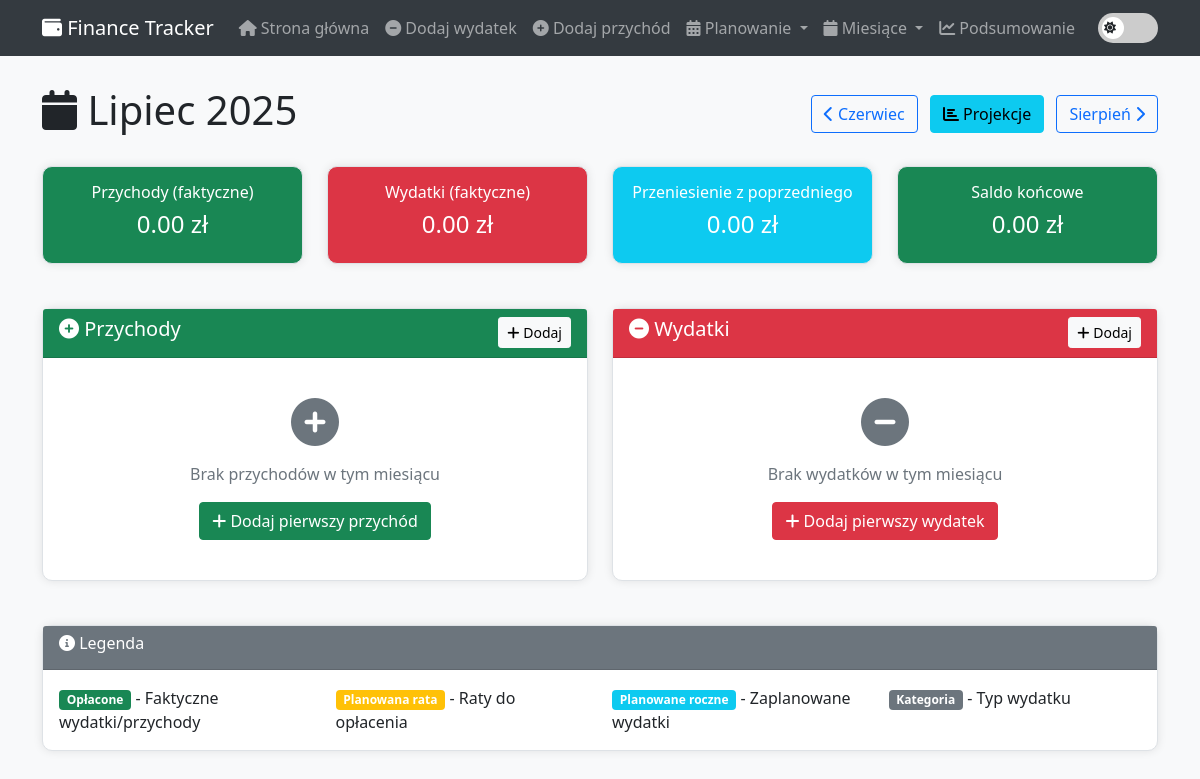
The app's page /month/2025/7, older data.
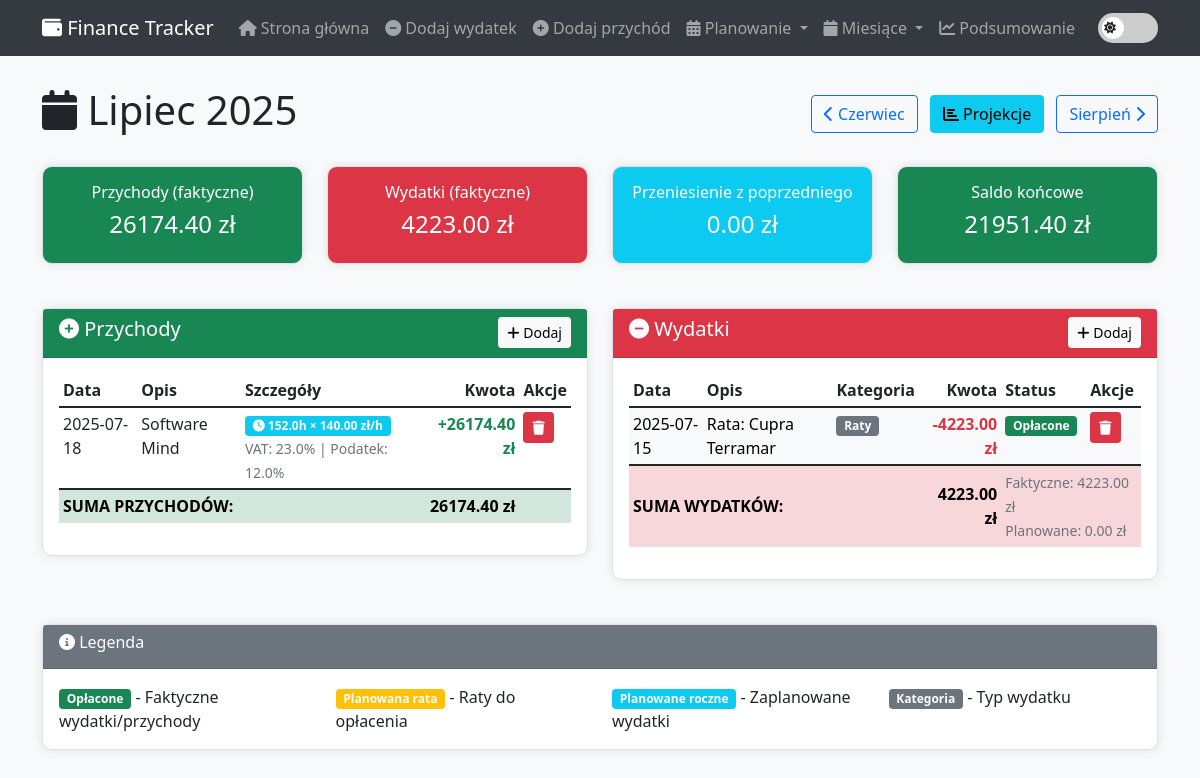
The same page, newer data.
### tables this page shows
CREATE TABLE income (
            id INTEGER PRIMARY KEY AUTOINCREMENT,
            description TEXT NOT NULL,
            amount REAL NOT NULL,
            date TEXT NOT NULL,
            hours REAL,
            hourly_rate REAL,
            vat_rate REAL DEFAULT 23.0,
            tax_rate REAL DEFAULT 12.0,
            created_at TEXT DEFAULT CURRENT_TIMESTAMP
        );

CREATE TABLE expenses (
            id INTEGER PRIMARY KEY AUTOINCREMENT,
            description TEXT NOT NULL,
            amount REAL NOT NULL,
            category TEXT,
            date TEXT NOT NULL,
            is_recurring BOOLEAN DEFAULT 0,
            recurring_months INTEGER DEFAULT 1,
            created_at TEXT DEFAULT CURRENT_TIMESTAMP
        );

### app.py (the view, shortened to what this page needs)
@app.route('/month/<int:year>/<int:month>')
def month_detail(year, month):
    conn = get_db_connection()
    month_start = f"{year}-{month:02d}-01"
    if month == 12:
        next_month_start = f"{year+1}-01-01"
    else:
        next_month_start = f"{year}-{month+1:02d}-01"
    actual_income = conn.execute('''
        SELECT *, 'actual' as source FROM income
        WHERE date >= ? AND date < ?
        ORDER BY date
    ''', (month_start, next_month_start)).fetchall()
    actual_expenses = conn.execute('''
        SELECT *, 'actual' as source FROM expenses
        WHERE date >= ? AND date < ?
        ORDER BY date
    ''', (month_start, next_month_start)).fetchall()
    planned_lease_expenses = []
    leases = conn.execute('''
        SELECT * FROM leases
        WHERE installments_paid < total_installments
    ''').fetchall()
    for lease in leases:
        start_date = datetime.strptime(lease['start_date'], '%Y-%m-%d')
        projection_date = datetime(year, month, 1)
        months_diff = (projection_date.year - start_date.year) * 12 + (projection_date.month - start_date.month)
    planned_yearly_expenses = conn.execute('''
        SELECT *, 'yearly_planned' as source FROM yearly_planned
        WHERE is_paid = 0
        AND planned_date >= ? AND planned_date < ?
        ORDER BY planned_date
    ''', (month_start, next_month_start)).fetchall()
    projection = conn.execute('''
        SELECT * FROM monthly_projections WHERE year = ? AND month = ?
    ''', (year, month)).fetchone()
    if month == 1:
        prev_year, prev_month = year - 1, 12
    else:
        prev_year, prev_month = year, month - 1
    prev_projection = conn.execute('''
        SELECT * FROM monthly_projections WHERE year = ? AND month = ?
    ''', (prev_year, prev_month)).fetchone()
    carryover = 0
    if prev_projection:
        carryover = (prev_projection['planned_income'] - prev_projection['planned_expenses'] -
                    (prev_projection['savings_transfer'] or 0))
    total_actual_income = sum(float(item['amount']) for item in actual_income)
    total_actual_expenses = sum(float(item['amount']) for item in actual_expenses)
    total_planned_lease = sum(float(item['amount']) for item in planned_lease_expenses)
    total_planned_yearly = sum(float(item['amount']) for item in planned_yearly_expenses)
    month_names = ['', 'Styczeń', 'Luty', 'Marzec', 'Kwiecień', 'Maj', 'Czerwiec',
                   'Lipiec', 'Sierpień', 'Wrzesień', 'Październik', 'Listopad', 'Grudzień']
    conn.close()
    return render_template('month_detail.html',
                         year=year,
                         month=month,
                         month_name=month_names[month],
                         actual_income=actual_income,
                         actual_expenses=actual_expenses,
                         planned_lease_expenses=planned_lease_expenses,
                         planned_yearly_expenses=planned_yearly_expenses,
                         projection=projection,
                         carryover=carryover,
                         total_actual_income=total_actual_income,
                         total_actual_expenses=total_actual_expenses,
                         total_planned_lease=total_planned_lease,
                         total_planned_yearly=total_planned_yearly)

### templates/month_detail.html (shortened to what this page needs)
{% extends "base.html" %}
{% block content %}
<div class="row">
    <div class="col-md-12">
        <div class="d-flex justify-content-between align-items-center mb-4">
            <h1>
                <i class="fas fa-calendar"></i> {{ month_name }} {{ year }}
            </h1>
            <div>
                {% if month > 1 %}
                    <a href="{{ url_for('month_detail', year=year, month=month-1) }}" class="btn btn-outline-primary">
                        <i class="fas fa-chevron-left"></i> {{ (month_names[month-1] if month > 1 else month_names[12]) }}
                    </a>
                {% else %}
                    <a href="{{ url_for('month_detail', year=year-1, month=12) }}" class="btn btn-outline-primary">
                        <i class="fas fa-chevron-left"></i> Grudzień {{ year-1 }}
                    </a>
                {% endif %}
                <a href="{{ url_for('projections') }}" class="btn btn-info mx-2">
                    <i class="fas fa-chart-bar"></i> Projekcje
                </a>
                {% if month < 12 %}
                    <a href="{{ url_for('month_detail', year=year, month=month+1) }}" class="btn btn-outline-primary">
                        {{ (month_names[month+1] if month < 12 else month_names[1]) }} <i class="fas fa-chevron-right"></i>
                    </a>
                {% else %}
                    <a href="{{ url_for('month_detail', year=year+1, month=1) }}" class="btn btn-outline-primary">
                        Styczeń {{ year+1 }} <i class="fas fa-chevron-right"></i>
                    </a>
                {% endif %}
            </div>
        </div>
    </div>
</div>
<div class="row mb-4">
    <div class="col-md-3">
        <div class="card bg-success text-white">
            <div class="card-body text-center">
                <h6>Przychody (faktyczne)</h6>
                <h4>{{ "%.2f"|format(total_actual_income) }} zł</h4>
            </div>
        </div>
    </div>
    <div class="col-md-3">
        <div class="card bg-danger text-white">
            <div class="card-body text-center">
                <h6>Wydatki (faktyczne)</h6>
                <h4>{{ "%.2f"|format(total_actual_expenses) }} zł</h4>
            </div>
        </div>
    </div>
    <div class="col-md-3">
        <div class="card bg-info text-white">
            <div class="card-body text-center">
                <h6>Przeniesienie z poprzedniego</h6>
                <h4>{{ "%.2f"|format(carryover) }} zł</h4>
            </div>
        </div>
    </div>
    <div class="col-md-3">
        <div class="card {% if (total_actual_income + carryover - total_actual_expenses) >= 0 %}bg-success{% else %}bg-warning{% endif %} text-white">
            <div class="card-body text-center">
                <h6>Saldo końcowe</h6>
                <h4>{{ "%.2f"|format(total_actual_income + carryover - total_actual_expenses) }} zł</h4>
            </div>
        </div>
    </div>
</div>
<div class="row">
    <div class="col-md-6">
        <div class="card">
            <div class="card-header bg-success text-white d-flex justify-content-between align-items-center">
                <h5><i class="fas fa-plus-circle"></i> Przychody</h5>
                <a href="{{ url_for('add_month_income', year=year, month=month) }}" class="btn btn-light btn-sm">
                    <i class="fas fa-plus"></i> Dodaj
                </a>
            </div>
            <div class="card-body">
                {% if actual_income %}
                <div class="table-responsive">
                    <table class="table table-sm">
                        <thead>
                            <tr>
                                <th>Data</th>
                                <th>Opis</th>
                                <th>Szczegóły</th>
                                <th class="text-end">Kwota</th>
                                <th>Akcje</th>
                            </tr>
                        </thead>
                        <tbody>
                            {% for income in actual_income %}
                            <tr>
                                <td>{{ income.date }}</td>
                                <td>{{ income.description }}</td>
                                <td>
                                    {% if income.hours %}
                                        <span class="badge bg-info"
                                              data-bs-toggle="tooltip"
                                              data-bs-placement="top"
                                              title="Brutto: {{ "%.2f"|format(income.hours * income.hourly_rate) }} zł | VAT: {{ "%.2f"|format(income.hours * income.hourly_rate * income.vat_rate / 100) }} zł | Podatek: {{ "%.2f"|format(income.hours * income.hourly_rate * income.tax_rate / 100) }} zł">
                                            <i class="fas fa-clock"></i> {{ income.hours }}h × {{ "%.2f"|format(income.hourly_rate) }} zł/h
                                        </span>
                                        <br><small class="text-muted">VAT: {{ income.vat_rate }}% | Podatek: {{ income.tax_rate }}%</small>
                                    {% else %}
                                        <span class="badge bg-secondary">
                                            <i class="fas fa-hand-holding-usd"></i> Stała kwota
                                        </span>
                                    {% endif %}
                                </td>
                                <td class="text-end text-success"><strong>+{{ "%.2f"|format(income.amount) }} zł</strong></td>
                                <td>
                                    <a href="{{ url_for('delete_income', id=income.id) }}"
                                       class="btn btn-danger btn-sm"
                                       onclick="return confirm('Czy na pewno chcesz usunąć?')">
                                        <i class="fas fa-trash"></i>
                                    </a>
                                </td>
                            </tr>
                            {% endfor %}
                        </tbody>
                        <tfoot>
                            <tr class="table-success">
                                <td colspan="3"><strong>SUMA PRZYCHODÓW:</strong></td>
                                <td class="text-end"><strong>{{ "%.2f"|format(total_actual_income) }} zł</strong></td>
                                <td></td>
                            </tr>
                        </tfoot>
                    </table>
                </div>
                {% else %}
                <div class="text-center py-4">
                    <i class="fas fa-plus-circle fa-3x text-muted mb-3"></i>
                    <p class="text-muted">Brak przychodów w tym miesiącu</p>
                    <a href="{{ url_for('add_month_income', year=year, month=month) }}" class="btn btn-success">
                        <i class="fas fa-plus"></i> Dodaj pierwszy przychód
                    </a>
                </div>
                {% endif %}
            </div>
        </div>
    </div>
    <div class="col-md-6">
        <div class="card">
            <div class="card-header bg-danger text-white d-flex justify-content-between align-items-center">
                <h5><i class="fas fa-minus-circle"></i> Wydatki</h5>
                <a href="{{ url_for('add_month_expense', year=year, month=month) }}" class="btn btn-light btn-sm">
                    <i class="fas fa-plus"></i> Dodaj
                </a>
            </div>
            <div class="card-body">
                {% if actual_expenses or planned_lease_expenses or planned_yearly_expenses %}
                <div class="table-responsive">
                    <table class="table table-sm">
                        <thead>
                            <tr>
                                <th>Data</th>
                                <th>Opis</th>
                                <th>Kategoria</th>
                                <th class="text-end">Kwota</th>
                                <th>Status</th>
                                <th>Akcje</th>
                            </tr>
                        </thead>
                        <tbody>
                            {% for expense in actual_expenses %}
                            <tr class="table-light">
                                <td>{{ expense.date }}</td>
                                <td>{{ expense.description }}</td>
                                <td><span class="badge bg-secondary">{{ expense.category or 'Brak' }}</span></td>
                                <td class="text-end text-danger"><strong>-{{ "%.2f"|format(expense.amount) }} zł</strong></td>
                                <td><span class="badge bg-success">Opłacone</span></td>
                                <td>
                                    <a href="{{ url_for('delete_expense', id=expense.id) }}"
                                       class="btn btn-danger btn-sm"
                                       onclick="return confirm('Czy na pewno chcesz usunąć?')">
                                        <i class="fas fa-trash"></i>
                                    </a>
                                </td>
                            </tr>
                            {% endfor %}
                        </tbody>
                        <tfoot>
                            <tr class="table-danger">
                                <td colspan="3"><strong>SUMA WYDATKÓW:</strong></td>
                                <td class="text-end"><strong>{{ "%.2f"|format(total_actual_expenses + total_planned_lease + total_planned_yearly) }} zł</strong></td>
                                <td colspan="2">
                                    <small class="text-muted">
                                        Faktyczne: {{ "%.2f"|format(total_actual_expenses) }} zł<br>
                                        Planowane: {{ "%.2f"|format(total_planned_lease + total_planned_yearly) }} zł
                                    </small>
                                </td>
                            </tr>
                        </tfoot>
                    </table>
                </div>
                {% else %}
                <div class="text-center py-4">
                    <i class="fas fa-minus-circle fa-3x text-muted mb-3"></i>
                    <p class="text-muted">Brak wydatków w tym miesiącu</p>
                    <a href="{{ url_for('add_month_expense', year=year, month=month) }}" class="btn btn-danger">
                        <i class="fas fa-plus"></i> Dodaj pierwszy wydatek
                    </a>
                </div>
                {% endif %}
            </div>
        </div>
    </div>
</div>
<div class="row mt-4">
    <div class="col-md-12">
        <div class="card">
            <div class="card-header bg-secondary text-white">
                <h6><i class="fas fa-info-circle"></i> Legenda</h6>
            </div>
            <div class="card-body">
                <div class="row">
                    <div class="col-md-3">
                        <span class="badge bg-success">Opłacone</span> - Faktyczne wydatki/przychody
                    </div>
                    <div class="col-md-3">
                        <span class="badge bg-warning">Planowana rata</span> - Raty do opłacenia
                    </div>
                    <div class="col-md-3">
                        <span class="badge bg-info">Planowane roczne</span> - Zaplanowane wydatki
                    </div>
                    <div class="col-md-3">
                        <span class="badge bg-secondary">Kategoria</span> - Typ wydatku
                    </div>
                </div>
            </div>
        </div>
    </div>
</div>
{% endblock %}

Row changes from the older to the newer data that the page shows:
added income: date "2025-07-18", description "Software Mind", hours "152.0", hourly_rate "140.00", vat_rate "23.0", tax_rate "12.0", amount "26174.40"
added expenses: date "2025-07-15", description "Rata: Cupra Terramar", category "Raty", amount "4223.00"
Text that changed along with them:
{{ "%.2f"|format(total_actual_income) }}: "0.00" → "26174.40"
{{ "%.2f"|format(total_actual_expenses) }}: "0.00" → "4223.00"
{{ "%.2f"|format(total_actual_income + carryover - total_actual_expenses) }}: "0.00" → "21951.40"
{{ "%.2f"|format(total_actual_income) }}: (not shown) → "26174.40"
{{ "%.2f"|format(total_actual_expenses) }}: (not shown) → "4223.00"
{{ "%.2f"|format(total_planned_lease + total_planned_yearly) }}: (not shown) → "0.00"
text no longer shown: "Brak przychodów w tym miesiącu Dodaj pierwszy przychód Brak wydatków w tym miesiącu Dodaj pierwszy wydatek"
text now shown: "Data Opis Szczegóły Kwota Akcje SUMA PRZYCHODÓW: zł Data Opis Kategoria Kwota Status Akcje SUMA WYDATKÓW: 4223.00 zł Faktyczne: zł Planowane: zł"
